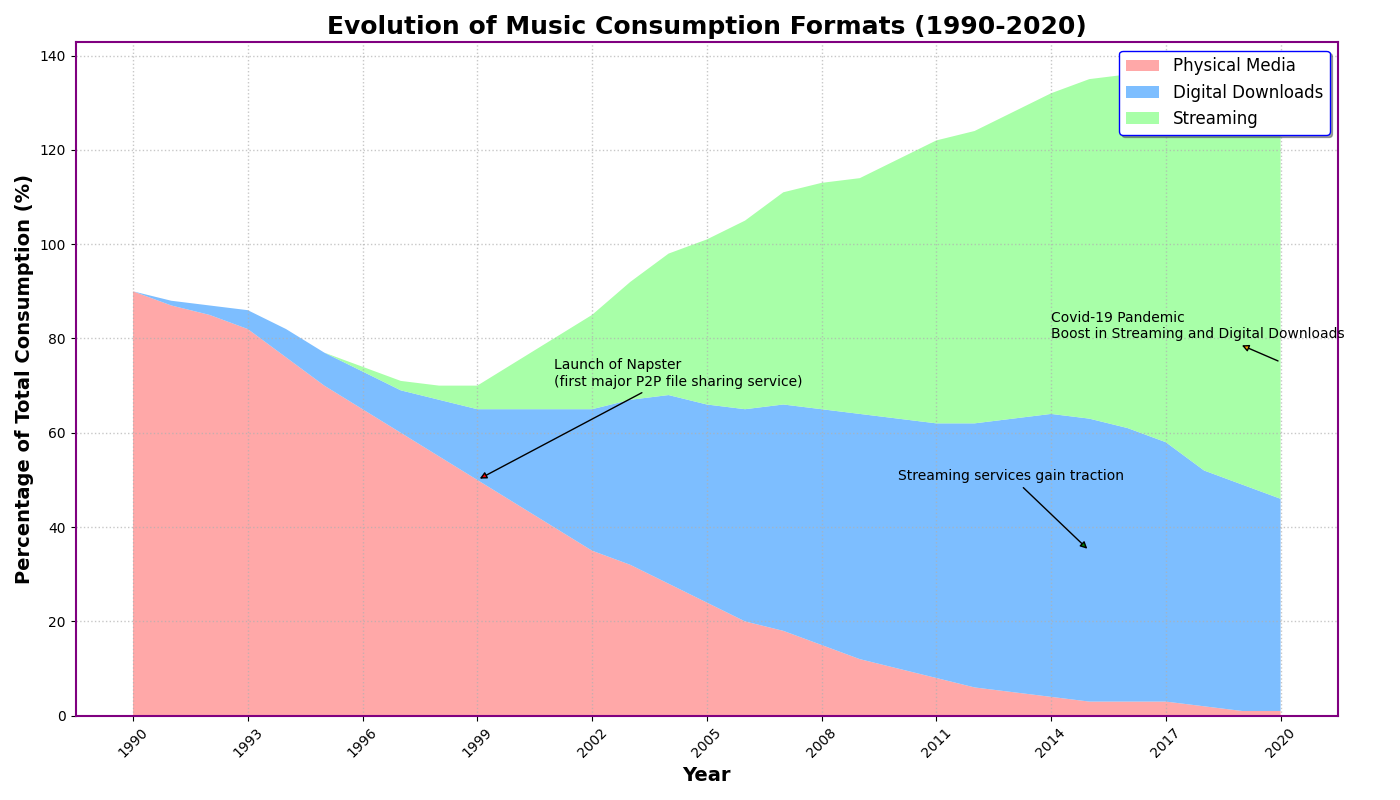

This figure's Python source:
import matplotlib.pyplot as plt
import numpy as np

years = np.arange(1990, 2021)

physical_media = np.array([90, 87, 85, 82, 76, 70, 65, 60, 55, 50, 45, 40, 35, 32, 28, 24, 20, 18, 15, 12, 10, 8, 6, 5, 4, 3, 3, 3, 2, 1, 1])
digital_downloads = np.array([0, 1, 2, 4, 6, 7, 8, 9, 12, 15, 20, 25, 30, 35, 40, 42, 45, 48, 50, 52, 53, 54, 56, 58, 60, 60, 58, 55, 50, 48, 45])
streaming = np.array([0, 0, 0, 0, 0, 0, 1, 2, 3, 5, 10, 15, 20, 25, 30, 35, 40, 45, 48, 50, 55, 60, 62, 65, 68, 72, 75, 78, 82, 85, 88])

fig, ax = plt.subplots(figsize=(14, 8))

# Alter colors using different shades
ax.stackplot(years, physical_media, digital_downloads, streaming, 
             labels=['Physical Media', 'Digital Downloads', 'Streaming'], 
             colors=['#ff9999', '#66b3ff', '#99ff99'], alpha=0.85)

ax.set_title("Evolution of Music Consumption Formats (1990-2020)", fontsize=18, fontweight='bold')
ax.set_xlabel("Year", fontsize=14, fontweight='semibold')
ax.set_ylabel("Percentage of Total Consumption (%)", fontsize=14, fontweight='semibold')

# Change grid style
ax.grid(linestyle=':', linewidth=1, alpha=0.7)

# Relocate and restyle legend
ax.legend(loc='best', fontsize=12, edgecolor='blue', shadow=True)

plt.xticks(years[::3], rotation=45)

ax.annotate('Launch of Napster\n(first major P2P file sharing service)',
            xy=(1999, 50), xytext=(2001, 70),
            arrowprops=dict(facecolor='red', arrowstyle='-|>'), fontsize=10)
ax.annotate('Streaming services gain traction', 
            xy=(2015, 35), xytext=(2010, 50), 
            arrowprops=dict(facecolor='green', arrowstyle='-|>'), fontsize=10)
ax.annotate('Covid-19 Pandemic\nBoost in Streaming and Digital Downloads', 
            xy=(2020, 75), xytext=(2014, 80), 
            arrowprops=dict(facecolor='orange', arrowstyle='<|-'), fontsize=10)

# Add visible border to the plot
for spine in ax.spines.values():
    spine.set_edgecolor('purple')
    spine.set_linewidth(1.5)

plt.tight_layout()
plt.show()
